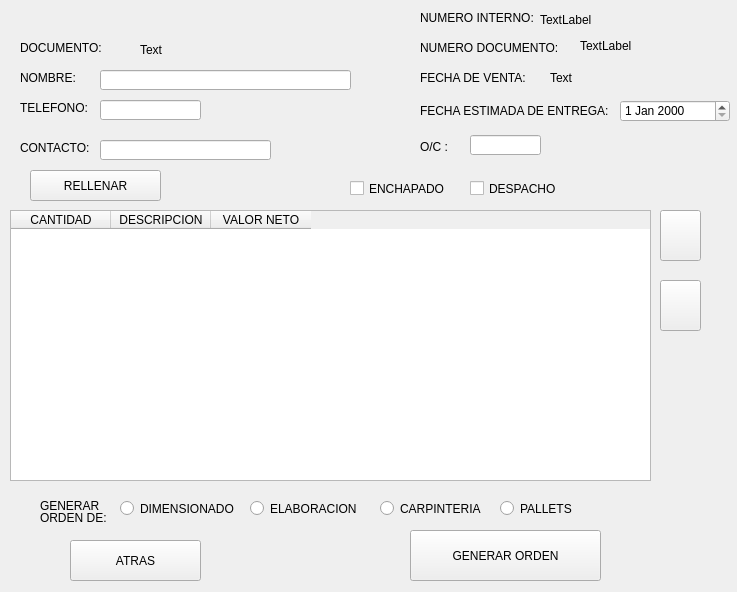
<?xml version="1.0" encoding="UTF-8"?>
<ui version="4.0">
 <class>Form</class>
 <widget class="QWidget" name="Form">
  <property name="geometry">
   <rect>
    <x>0</x>
    <y>0</y>
    <width>737</width>
    <height>592</height>
   </rect>
  </property>
  <property name="windowTitle">
   <string>Crear orden</string>
  </property>
  <property name="styleSheet">
   <string notr="true">font: 10pt &quot;Times New Roman&quot;;</string>
  </property>
  <widget class="QLabel" name="label">
   <property name="geometry">
    <rect>
     <x>20</x>
     <y>100</y>
     <width>71</width>
     <height>16</height>
    </rect>
   </property>
   <property name="text">
    <string>TELEFONO:</string>
   </property>
  </widget>
  <widget class="QLineEdit" name="telefono">
   <property name="geometry">
    <rect>
     <x>100</x>
     <y>100</y>
     <width>101</width>
     <height>20</height>
    </rect>
   </property>
   <property name="focusPolicy">
    <enum>Qt::StrongFocus</enum>
   </property>
  </widget>
  <widget class="QTableWidget" name="tableWidget">
   <property name="geometry">
    <rect>
     <x>10</x>
     <y>210</y>
     <width>641</width>
     <height>271</height>
    </rect>
   </property>
   <property name="focusPolicy">
    <enum>Qt::StrongFocus</enum>
   </property>
   <property name="columnCount">
    <number>3</number>
   </property>
   <column>
    <property name="text">
     <string>CANTIDAD</string>
    </property>
   </column>
   <column>
    <property name="text">
     <string>DESCRIPCION</string>
    </property>
   </column>
   <column>
    <property name="text">
     <string>VALOR NETO</string>
    </property>
   </column>
  </widget>
  <widget class="QLabel" name="label_5">
   <property name="geometry">
    <rect>
     <x>20</x>
     <y>70</y>
     <width>61</width>
     <height>16</height>
    </rect>
   </property>
   <property name="text">
    <string>NOMBRE:</string>
   </property>
  </widget>
  <widget class="QLineEdit" name="nombre">
   <property name="geometry">
    <rect>
     <x>100</x>
     <y>70</y>
     <width>251</width>
     <height>20</height>
    </rect>
   </property>
   <property name="styleSheet">
    <string notr="true"/>
   </property>
   <property name="text">
    <string/>
   </property>
  </widget>
  <widget class="QLabel" name="label_6">
   <property name="geometry">
    <rect>
     <x>20</x>
     <y>40</y>
     <width>91</width>
     <height>16</height>
    </rect>
   </property>
   <property name="text">
    <string>DOCUMENTO:</string>
   </property>
  </widget>
  <widget class="QLabel" name="label_7">
   <property name="geometry">
    <rect>
     <x>420</x>
     <y>40</y>
     <width>151</width>
     <height>16</height>
    </rect>
   </property>
   <property name="text">
    <string>NUMERO DOCUMENTO:</string>
   </property>
  </widget>
  <widget class="QLabel" name="label_10">
   <property name="geometry">
    <rect>
     <x>420</x>
     <y>70</y>
     <width>121</width>
     <height>16</height>
    </rect>
   </property>
   <property name="text">
    <string>FECHA DE VENTA:</string>
   </property>
  </widget>
  <widget class="QPushButton" name="btn_atras">
   <property name="geometry">
    <rect>
     <x>70</x>
     <y>540</y>
     <width>131</width>
     <height>41</height>
    </rect>
   </property>
   <property name="text">
    <string>ATRAS</string>
   </property>
  </widget>
  <widget class="QLabel" name="lb_interno">
   <property name="geometry">
    <rect>
     <x>540</x>
     <y>10</y>
     <width>111</width>
     <height>20</height>
    </rect>
   </property>
   <property name="text">
    <string>TextLabel</string>
   </property>
  </widget>
  <widget class="QLabel" name="lb_doc">
   <property name="geometry">
    <rect>
     <x>140</x>
     <y>40</y>
     <width>131</width>
     <height>20</height>
    </rect>
   </property>
   <property name="text">
    <string>Text</string>
   </property>
  </widget>
  <widget class="QLabel" name="lb_fecha">
   <property name="geometry">
    <rect>
     <x>550</x>
     <y>70</y>
     <width>151</width>
     <height>16</height>
    </rect>
   </property>
   <property name="text">
    <string>Text</string>
   </property>
  </widget>
  <widget class="QPushButton" name="btn_eliminar">
   <property name="geometry">
    <rect>
     <x>660</x>
     <y>280</y>
     <width>41</width>
     <height>51</height>
    </rect>
   </property>
   <property name="styleSheet">
    <string notr="true">font: 75 14pt &quot;Times New Roman&quot;;</string>
   </property>
   <property name="text">
    <string/>
   </property>
  </widget>
  <widget class="QLabel" name="label_2">
   <property name="geometry">
    <rect>
     <x>420</x>
     <y>100</y>
     <width>201</width>
     <height>21</height>
    </rect>
   </property>
   <property name="text">
    <string>FECHA ESTIMADA DE ENTREGA:</string>
   </property>
  </widget>
  <widget class="QDateEdit" name="fecha">
   <property name="geometry">
    <rect>
     <x>620</x>
     <y>100</y>
     <width>110</width>
     <height>22</height>
    </rect>
   </property>
  </widget>
  <widget class="QLabel" name="label_3">
   <property name="geometry">
    <rect>
     <x>420</x>
     <y>10</y>
     <width>121</width>
     <height>16</height>
    </rect>
   </property>
   <property name="text">
    <string>NUMERO INTERNO:</string>
   </property>
  </widget>
  <widget class="QLabel" name="lb_documento">
   <property name="geometry">
    <rect>
     <x>580</x>
     <y>30</y>
     <width>111</width>
     <height>31</height>
    </rect>
   </property>
   <property name="text">
    <string>TextLabel</string>
   </property>
  </widget>
  <widget class="QCheckBox" name="r_despacho">
   <property name="geometry">
    <rect>
     <x>470</x>
     <y>180</y>
     <width>101</width>
     <height>17</height>
    </rect>
   </property>
   <property name="text">
    <string>DESPACHO</string>
   </property>
  </widget>
  <widget class="QCheckBox" name="r_enchape">
   <property name="geometry">
    <rect>
     <x>350</x>
     <y>180</y>
     <width>111</width>
     <height>17</height>
    </rect>
   </property>
   <property name="text">
    <string>ENCHAPADO</string>
   </property>
  </widget>
  <widget class="QLabel" name="label_4">
   <property name="geometry">
    <rect>
     <x>40</x>
     <y>490</y>
     <width>71</width>
     <height>31</height>
    </rect>
   </property>
   <property name="text">
    <string>GENERAR</string>
   </property>
  </widget>
  <widget class="QLabel" name="label_8">
   <property name="geometry">
    <rect>
     <x>40</x>
     <y>510</y>
     <width>71</width>
     <height>16</height>
    </rect>
   </property>
   <property name="text">
    <string>ORDEN DE:</string>
   </property>
  </widget>
  <widget class="QLabel" name="label_11">
   <property name="geometry">
    <rect>
     <x>20</x>
     <y>140</y>
     <width>81</width>
     <height>16</height>
    </rect>
   </property>
   <property name="text">
    <string>CONTACTO:</string>
   </property>
  </widget>
  <widget class="QLabel" name="label_12">
   <property name="geometry">
    <rect>
     <x>420</x>
     <y>140</y>
     <width>47</width>
     <height>13</height>
    </rect>
   </property>
   <property name="text">
    <string>O/C : </string>
   </property>
  </widget>
  <widget class="QLineEdit" name="contacto">
   <property name="geometry">
    <rect>
     <x>100</x>
     <y>140</y>
     <width>171</width>
     <height>20</height>
    </rect>
   </property>
   <property name="styleSheet">
    <string notr="true"/>
   </property>
   <property name="text">
    <string/>
   </property>
  </widget>
  <widget class="QLineEdit" name="oce">
   <property name="geometry">
    <rect>
     <x>470</x>
     <y>135</y>
     <width>71</width>
     <height>20</height>
    </rect>
   </property>
   <property name="text">
    <string/>
   </property>
  </widget>
  <widget class="QPushButton" name="btn_rellenar">
   <property name="geometry">
    <rect>
     <x>30</x>
     <y>170</y>
     <width>131</width>
     <height>31</height>
    </rect>
   </property>
   <property name="text">
    <string>RELLENAR</string>
   </property>
  </widget>
  <widget class="QRadioButton" name="r_dim">
   <property name="geometry">
    <rect>
     <x>120</x>
     <y>500</y>
     <width>121</width>
     <height>17</height>
    </rect>
   </property>
   <property name="text">
    <string>DIMENSIONADO</string>
   </property>
  </widget>
  <widget class="QRadioButton" name="r_elab">
   <property name="geometry">
    <rect>
     <x>250</x>
     <y>500</y>
     <width>121</width>
     <height>17</height>
    </rect>
   </property>
   <property name="text">
    <string>ELABORACION</string>
   </property>
  </widget>
  <widget class="QRadioButton" name="r_carp">
   <property name="geometry">
    <rect>
     <x>380</x>
     <y>500</y>
     <width>111</width>
     <height>17</height>
    </rect>
   </property>
   <property name="text">
    <string>CARPINTERIA</string>
   </property>
  </widget>
  <widget class="QRadioButton" name="r_pall">
   <property name="geometry">
    <rect>
     <x>500</x>
     <y>500</y>
     <width>82</width>
     <height>17</height>
    </rect>
   </property>
   <property name="text">
    <string>PALLETS</string>
   </property>
  </widget>
  <widget class="QPushButton" name="btn_registrar">
   <property name="geometry">
    <rect>
     <x>410</x>
     <y>530</y>
     <width>191</width>
     <height>51</height>
    </rect>
   </property>
   <property name="text">
    <string>GENERAR ORDEN</string>
   </property>
  </widget>
  <widget class="QPushButton" name="btn_agregar">
   <property name="geometry">
    <rect>
     <x>660</x>
     <y>210</y>
     <width>41</width>
     <height>51</height>
    </rect>
   </property>
   <property name="styleSheet">
    <string notr="true">font: 75 14pt &quot;Times New Roman&quot;;</string>
   </property>
   <property name="text">
    <string/>
   </property>
  </widget>
 </widget>
 <resources/>
 <connections/>
</ui>
